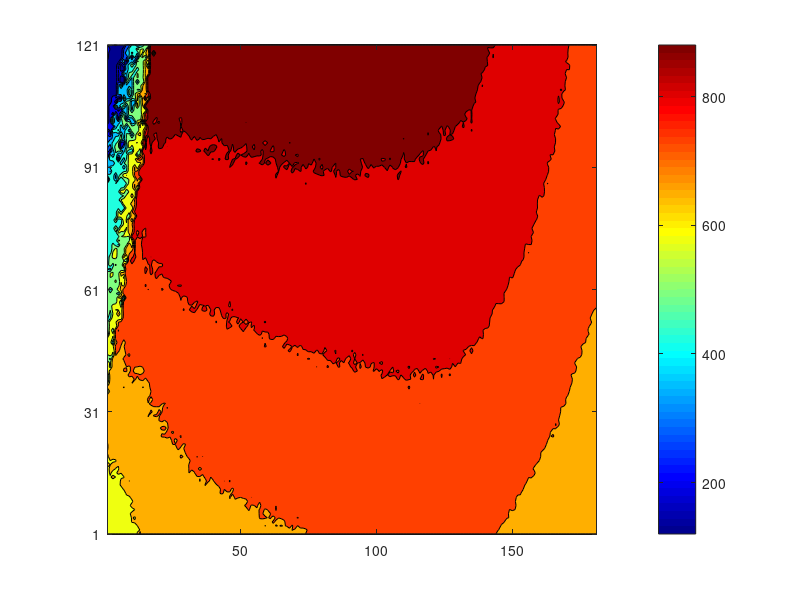

MATLAB code for this plot: (Note: this script raises an error after producing the figure.)
clc; clear;

%% load
% load U_traj_fine_True_0.3_45x45x158x158x115x115x0x0_05_21901_.mat
% load U_traj_fine_True_0.3_45x45x32x32x116x58x0x0_05_21901_.mat
% load U_traj_fine_True_0.3_45x45x159x159x85x85x45x0_05_21901_.mat
load U_traj_fine_True_0.3_15x15x169x169x119x119x90x0_05_21901_.mat

U_map_curve = U_map;
Rot_vec_curve = Rot_vec;
Tf_orientation_curve = Tf_orientation;

clear max min Motion_lambda param_coefficient U_map Rot_vec Tf_orientation;

% load U_traj_fine_False_0.3_serp.mat
% load U_traj_fine_False_0.5_serp.mat
% load U_traj_fine_False_0.7_serp.mat
% load U_traj_fine_False_0.9_serp.mat

% load U_traj_fine_False_0.3_slit.mat
% load U_traj_fine_False_0.5_slit.mat
% load U_traj_fine_False_0.7_slit.mat
% load U_traj_fine_False_0.9_slit.mat

% load U_traj_fine_False_0.3_side.mat
% load U_traj_fine_False_0.5_side.mat
% load U_traj_fine_False_0.7_side.mat
% load U_traj_fine_False_0.9_side.mat

% load U_traj_fine_False_0.3_roll.mat
% load U_traj_fine_False_0.5_roll.mat
% load U_traj_fine_False_0.7_roll.mat
load U_traj_fine_False_0.9_roll.mat

U_map_mat = U_map;
Rot_vec_mat = Rot_vec;
Tf_orientation_mat = Tf_orientation;

clear max min Motion_lambda param_coefficient U_map Rot_vec Tf_orientation;

U_map_curve = transpose(U_map_curve);
U_map_mat = transpose(U_map_mat);

Tf_orientation_curve = transpose(Tf_orientation_curve);
Tf_orientation_mat = transpose(Tf_orientation_mat);
%%
U_map_mat = squeeze(U_map_mat);
U_map_curve = squeeze(U_map_curve);

U_map_mat = max(U_map_mat, -1000);
U_map_curve = max(U_map_curve, -1000);
% 
% U_map_mat = min(U_map_mat, 900);
% U_map_curve = min(U_map_curve, 900);

% fixed_c_axis = [100 900];

%% 끝점 방위 값 연동
% U_map_curve = U_map_curve - 50 * Tf_orientation_curve;
% U_map_mat = U_map_mat - 50 * Tf_orientation_mat;

%%
figure; hAxes = gca;
contourf(U_map_curve);

pbaspect([1 1 0.8]);

colormap jet;
colorbar;

yticks(1:30:181);
yticklabels(["0","30","60","90","120","150","180"]);
a = get(gca,'YTickLabel');  
set(gca,'YTickLabel',a,'fontsize',11,'FontWeight','bold')

xticks(1:30:181);
xticklabels(["0","30","60","90","120","150","180"]);
a = get(gca,'XTickLabel');  
set(gca,'XTickLabel',a,'fontsize',11,'FontWeight','bold')

xline(31,LineWidth=1,LineStyle="--",Color=[0.8 0.8 0.8]);
xline(61,LineWidth=1,LineStyle="--",Color=[0.8 0.8 0.8]);
xline(91,LineWidth=1,LineStyle="--",Color=[0.8 0.8 0.8]);
xline(121,LineWidth=1,LineStyle="--",Color=[0.8 0.8 0.8]);
xline(151,LineWidth=1,LineStyle="--",Color=[0.8 0.8 0.8]);

yline(31,LineWidth=1,LineStyle="--",Color=[0.8 0.8 0.8]);
yline(61,LineWidth=1,LineStyle="--",Color=[0.8 0.8 0.8]);
yline(91,LineWidth=1,LineStyle="--",Color=[0.8 0.8 0.8]);

xlabel("Spatial parameter (degree)","FontSize",13,"FontName","arial","FontWeight","bold");
ylabel("Temporal parameter (rad)","FontSize",13,"FontName","arial","FontWeight","bold");
% clim(fixed_c_axis);

%%
figure; hAxes = gca;
contourf(U_map_mat);

pbaspect([1 1 0.8]);

colormap jet;
colorbar;

yticks(1:30:181);
yticklabels(["0","30","60","90","120","150","180"]);
a = get(gca,'YTickLabel');  
set(gca,'YTickLabel',a,'fontsize',11,'FontWeight','bold')

xticks(1:30:181);
xticklabels(["0","30","60","90","120","150","180"]);
a = get(gca,'XTickLabel');  
set(gca,'XTickLabel',a,'fontsize',11,'FontWeight','bold')

xline(31,LineWidth=1,LineStyle="--",Color=[0.8 0.8 0.8]);
xline(61,LineWidth=1,LineStyle="--",Color=[0.8 0.8 0.8]);
xline(91,LineWidth=1,LineStyle="--",Color=[0.8 0.8 0.8]);
xline(121,LineWidth=1,LineStyle="--",Color=[0.8 0.8 0.8]);
xline(151,LineWidth=1,LineStyle="--",Color=[0.8 0.8 0.8]);

yline(31,LineWidth=1,LineStyle="--",Color=[0.8 0.8 0.8]);
yline(61,LineWidth=1,LineStyle="--",Color=[0.8 0.8 0.8]);
yline(91,LineWidth=1,LineStyle="--",Color=[0.8 0.8 0.8]);

xlabel("Spatial parameter (degree)","FontSize",13,"FontName","arial","FontWeight","bold");
ylabel("Temporal parameter (rad)","FontSize",13,"FontName","arial","FontWeight","bold");
% clim(fixed_c_axis);

%%
% %%
% figure;
% contourf(rad2deg(Rot_vec_curve(:,:,3)))
% 
% %%
% figure
% contourf(rad2deg(Rot_vec_mat(:,:,3)))
% 
% %% 상관계수 비교
% 
% norm_U_mat = normalize(U_map_mat);
% norm_U_curve = normalize(U_map_curve);
% 
% corr2(norm_U_mat, norm_U_curve)
% 
% %% 종료 머리 오리엔테이션
% figure;
% contourf(rad2deg(Tf_orientation_curve));
% 
% %%
% figure;
% contourf(rad2deg(Tf_orientation_mat));